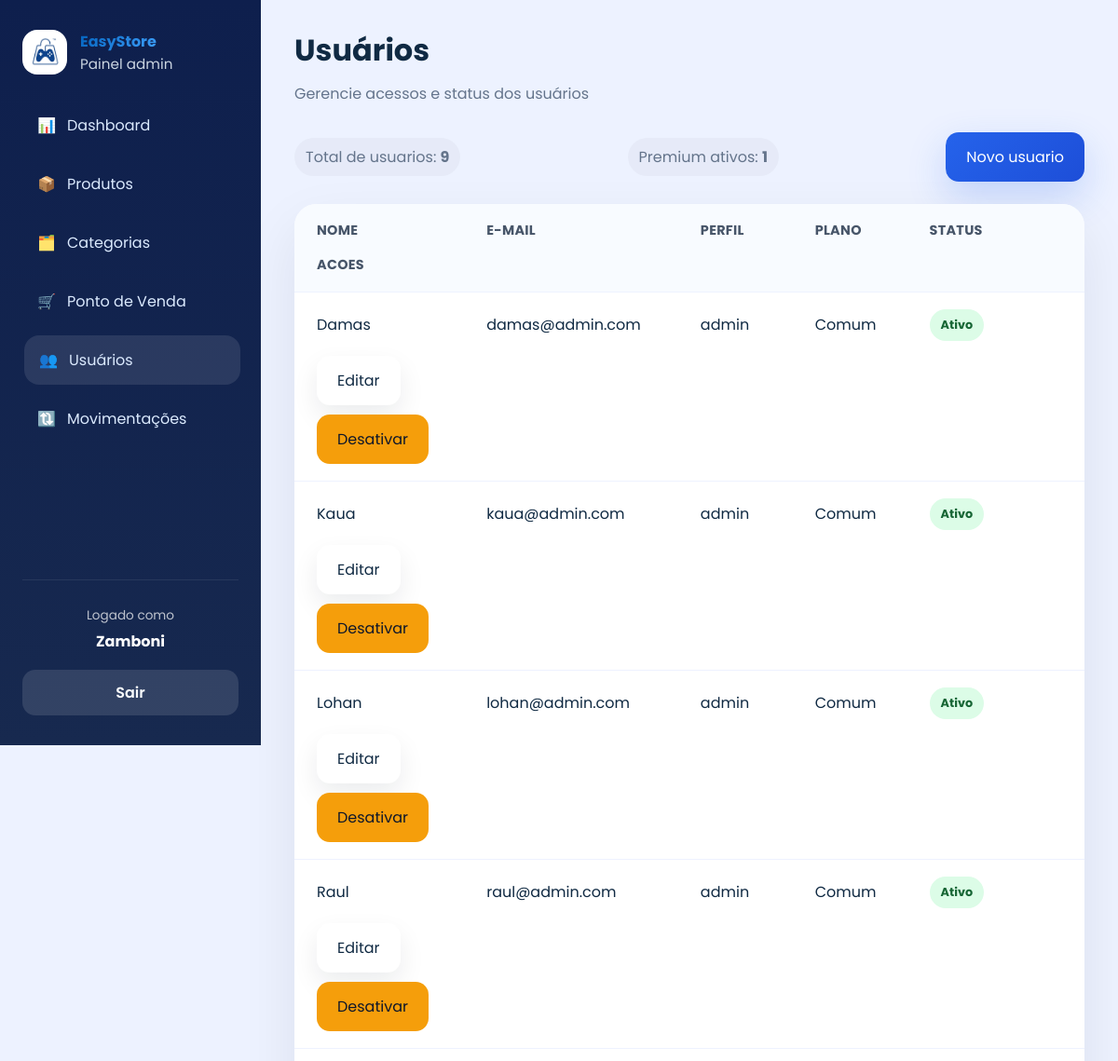
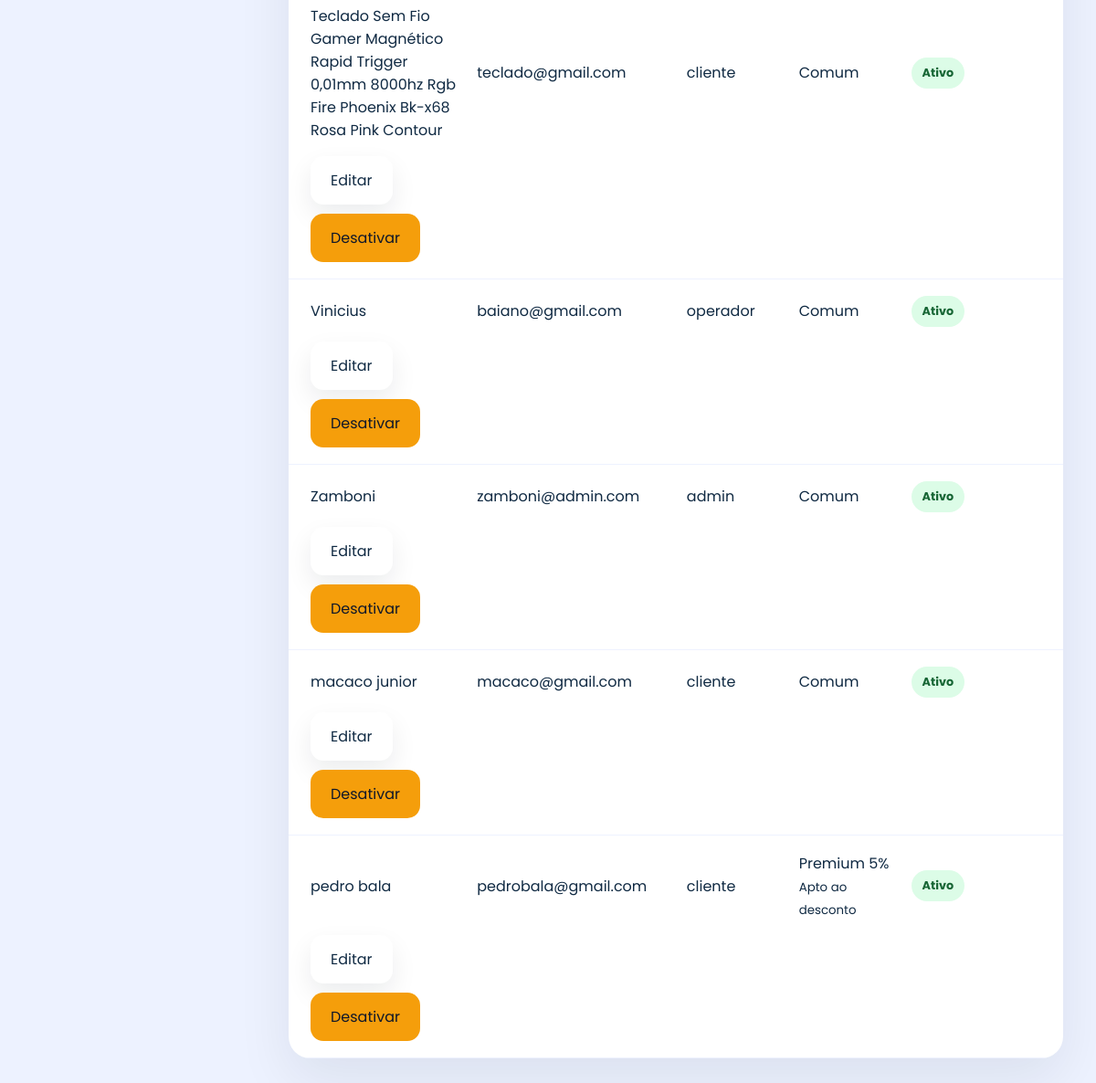
The app's page /usuarios/ (signed in), older data (2 pictures, top to bottom).
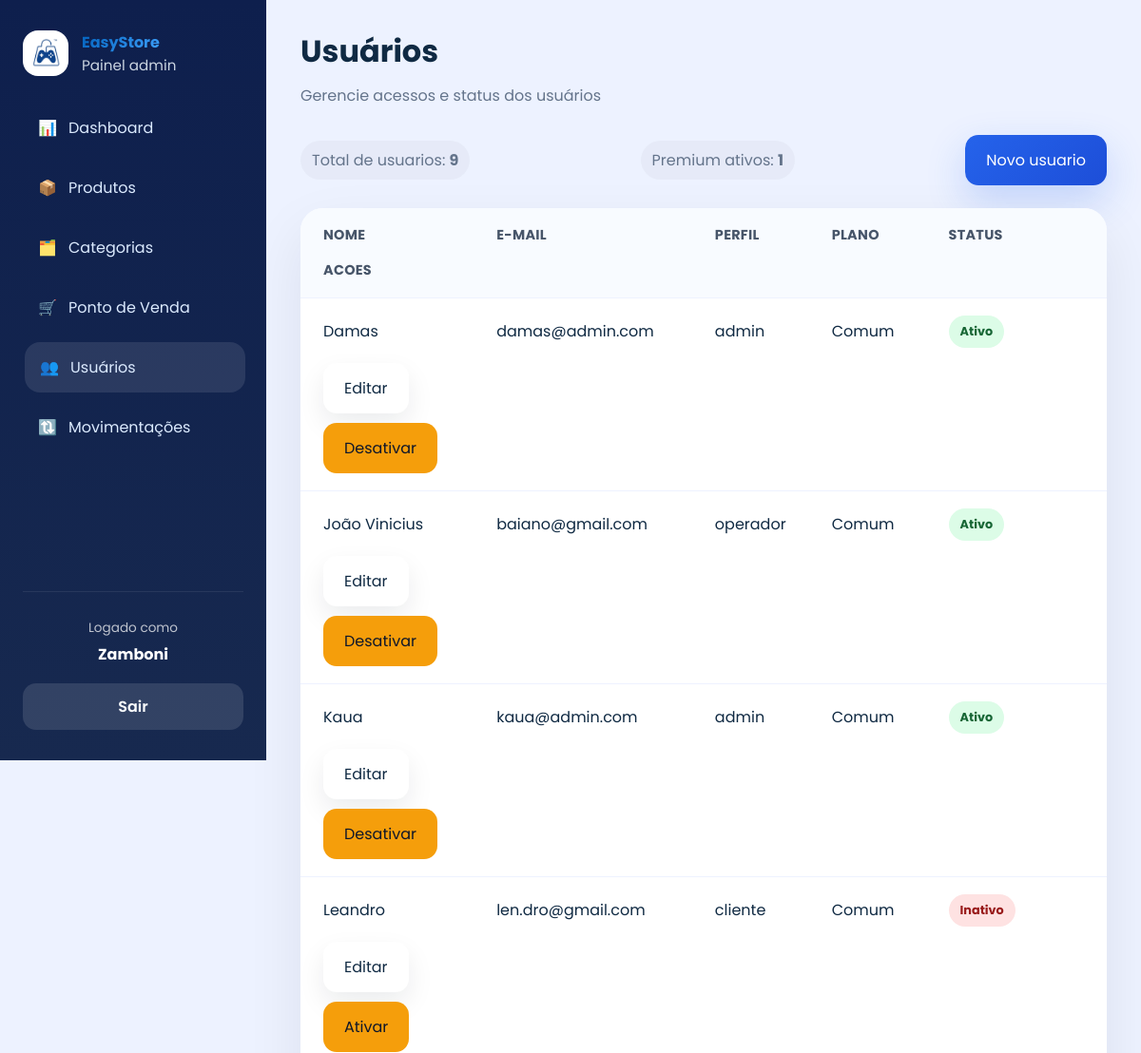
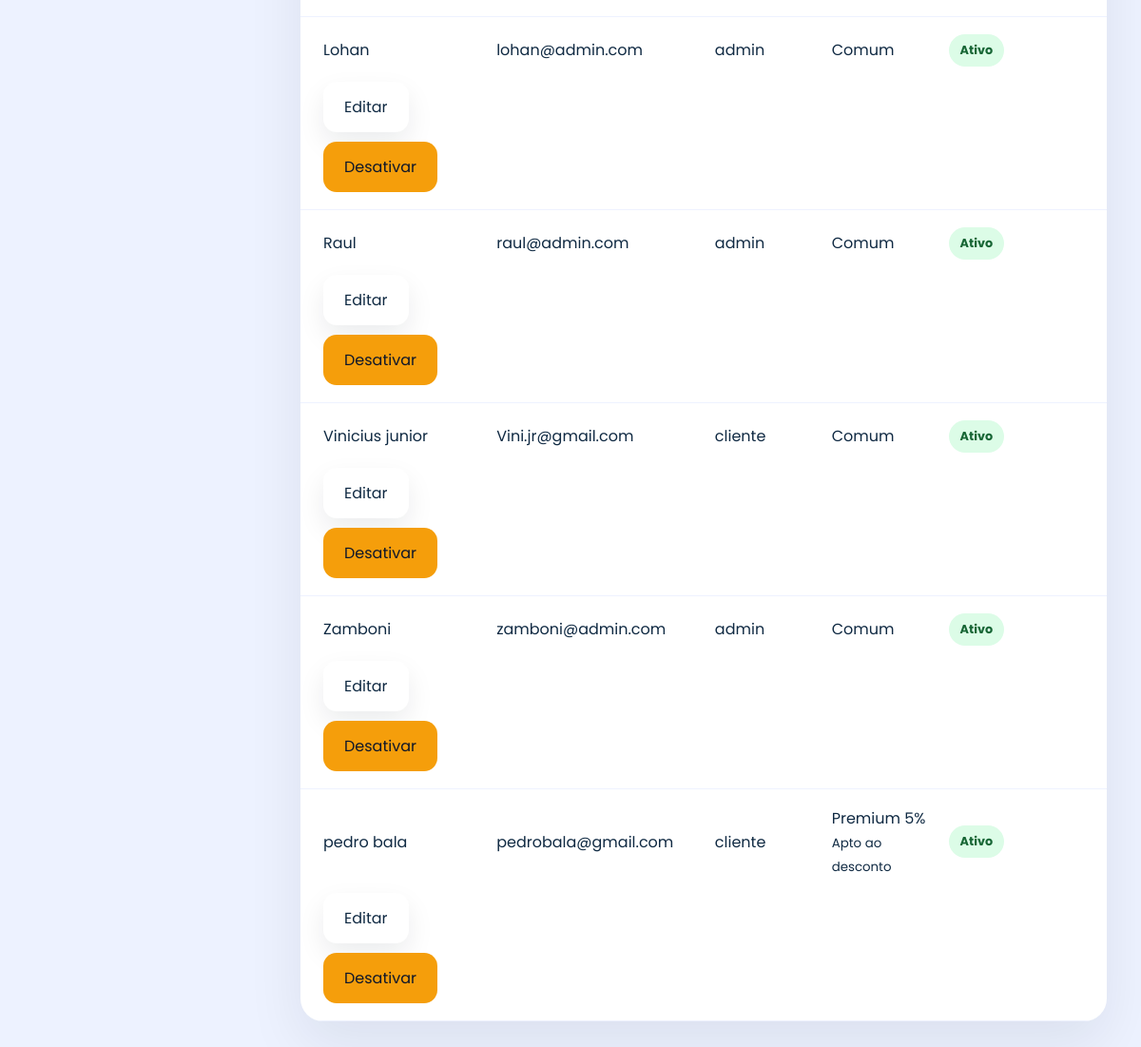
The same page, newer data (2 pictures, top to bottom).
### app/models/usuario.py (models this page shows)
class Usuario(Base):
    __tablename__ = "usuarios"
    id = Column(Integer, primary_key=True, autoincrement=True)
    nome = Column(String(167), nullable=False)
    email = Column(String(167), unique=True, index=True, nullable=False)
    senha_hash = Column(String(255), nullable=False)
    role = Column(String(20), nullable=False, default="operador")
    ativo = Column(Boolean, default=True)
    criado_em = Column(DateTime, server_default=func.now())
    xp_total = Column(Integer, nullable=False, default=0)
    nivel = Column(Integer, nullable=False, default=1)
    moedas_resgate = Column(Integer, nullable=False, default=0)
    cliente_perfil = relationship(
        "Cliente",
        back_populates="usuario",
        uselist=False,
    )

### app/controllers/admin_controller.py (the view)
@router.get("/")
def listar_usuarios(request: Request, db: Session = Depends(get_db), usuario = Depends(get_usuario_logado)):
    role = usuario.get("role")
    if role not in ("admin", "operador"):
        raise HTTPException(status_code=403, detail="Acesso negado")
    usuarios = db.query(Usuario).order_by(Usuario.nome).all()
    return templates.TemplateResponse(
        request,
        "admin/usuarios.html",
        {
            "request": request,
            "usuario": usuario,
            "usuarios": usuarios,
            "page_title": "Usuários",
            "page_subtitle": "Gerencie acessos e status dos usuários",
            "css_path": "css/cadastros.css",
            "active": "usuarios",
        }
    )

### app/templates/admin/usuarios.html
{% extends "admin/base.html" %}
{% block content %}
<div class="table-actions">
  <div class="detail-pill">Total de usuarios: <strong>{{ usuarios|length }}</strong></div>
  <div class="detail-pill premium-count">Premium ativos: <strong>{{ usuarios|selectattr('cliente_perfil.is_associado')|selectattr('ativo')|list|length }}</strong></div>
  {% if usuario and (usuario.role if usuario is not mapping else usuario.get('role')) == 'admin' %}
  <a href="/usuarios/novo" class="btn btn-primary">Novo usuario</a>
  {% endif %}
</div>
<div class="table-card users-table">
  <div class="table-row header">
    <div>Nome</div>
    <div>E-mail</div>
    <div>Perfil</div>
    <div>Plano</div>
    <div>Status</div>
    <div>Acoes</div>
  </div>
  {% for u in usuarios %}
  {% set premium_ativo = u.cliente_perfil and u.cliente_perfil.is_associado and u.ativo and u.cliente_perfil.ativo %}
  <div class="table-row {% if premium_ativo %}premium-user{% endif %}">
    <div>{{ u.nome }}</div>
    <div>{{ u.email }}</div>
    <div>{{ u.role }}</div>
    <div>
      {% if u.cliente_perfil and u.cliente_perfil.is_associado %}
        <span class="plan-badge premium">Premium 5%</span>
        <small class="plan-note">{{ 'Apto ao desconto' if premium_ativo else 'Plano inativo' }}</small>
      {% else %}
        <span class="plan-badge standard">Comum</span>
      {% endif %}
    </div>
    <div><span class="status-badge {% if u.ativo %}active{% else %}inactive{% endif %}">{{ 'Ativo' if u.ativo else 'Inativo' }}</span></div>
    <div class="actions">
      {% if usuario and (usuario.role if usuario is not mapping else usuario.get('role')) == 'admin' %}
      <a href="/usuarios/{{ u.id }}/editar" class="btn btn-secondary">Editar</a>
      <form action="/usuarios/{{ u.id }}/toggle-ativo" method="post"><button type="submit" class="btn btn-warning">{% if u.ativo %}Desativar{% else %}Ativar{% endif %}</button></form>
      {% else %}
      <span class="muted">Somente administradores</span>
      {% endif %}
    </div>
  </div>
  {% endfor %}
</div>
{% endblock %}

### app/templates/admin/base.html (shortened to what this page needs)
<!DOCTYPE html>
<html lang="pt-br">
<head>
  <link rel="stylesheet" href="{{ request.url_for('static', path='css/admin.css') }}">
  {% if css_path and css_path != 'css/admin.css' %}
  <link rel="stylesheet" href="{{ request.url_for('static', path=css_path) }}?v=4">
  {% endif %}
</head>
<body>
  <div class="admin-layout">
    <aside class="sidebar">
      <div class="brand-block">
        <img src="{{ request.url_for('static', path='img/logo.png') }}" alt="EasyStore" class="brand-logo">
        <div>
          <strong>EasyStore</strong>
          <span>Painel admin</span>
        </div>
      </div>
      <nav class="sidebar-nav">
        <a href="/admin" class="{% if active == 'home' %}active{% endif %}"><span>📊</span>Dashboard</a>
        <a href="/produtos" class="{% if active == 'produtos' %}active{% endif %}"><span>📦</span>Produtos</a>
        <a href="/categorias" class="{% if active == 'categorias' %}active{% endif %}"><span>🗂️</span>Categorias</a>
        {% if usuario %}
          {% if usuario is mapping %}
            {% set role = usuario.get('role') %}
            {% set logged_name = usuario.get('nome', usuario.get('sub', 'Usuário')) %}
          {% else %}
            {% set role = usuario.role %}
            {% set logged_name = usuario.nome if usuario.nome else 'Usuário' %}
          {% endif %}
          {% if role == 'admin' %}
            <a href="/admin/pos" class="{% if active == 'pos' %}active{% endif %}"><span>🛒</span>Ponto de Venda</a>
          {% elif role == 'operador' %}
            <a href="/pdv" class="{% if active == 'pos' %}active{% endif %}"><span>🛒</span>Ponto de Venda</a>
          {% endif %}
        {% else %}
          {% set role = None %}
          {% set logged_name = 'Usuário' %}
        {% endif %}
        <a href="/usuarios" class="{% if active == 'usuarios' %}active{% endif %}"><span>👥</span>Usuários</a>
        <a href="/movimentacoes" class="{% if active == 'movimentacoes' %}active{% endif %}"><span>🔃</span>Movimentações</a>
      </nav>
      <div class="sidebar-footer">
        <div class="profile-card">
          <span>Logado como</span>
          <strong>{{ logged_name }}</strong>
        </div>
        <a href="/auth/logout" class="logout-btn">Sair</a>
      </div>
    </aside>
    <main class="admin-content">
      <header class="topbar">
        <div>
          <h1>{{ page_title }}</h1>
          {% if page_subtitle %}
          <p class="subtitle">{{ page_subtitle }}</p>
          {% endif %}
        </div>
      </header>
      <section class="page-body">
        {% block content %}{% endblock %}
      </section>
    </main>
  </div>
</body>
</html>

Row changes from the older to the newer data that the page shows:
changed Usuario "baiano@gmail.com": nome "Vinicius" → "João Vinicius"; moves up the list
changed Usuario: nome "Teclado Sem Fio Gamer Magnético Rapid Trigger 0,01mm 8000hz Rgb Fire Phoenix Bk-x68 Rosa Pink Contour" → "Leandro"; email "teclado@gmail.com" → "len.dro@gmail.com"; ativo "Ativo" → "Inativo"; ativo "Desativar" → "Ativar"; moves up the list
changed Usuario: nome "macaco junior" → "Vinicius junior"; email "macaco@gmail.com" → "Vini.jr@gmail.com"; moves up the list
